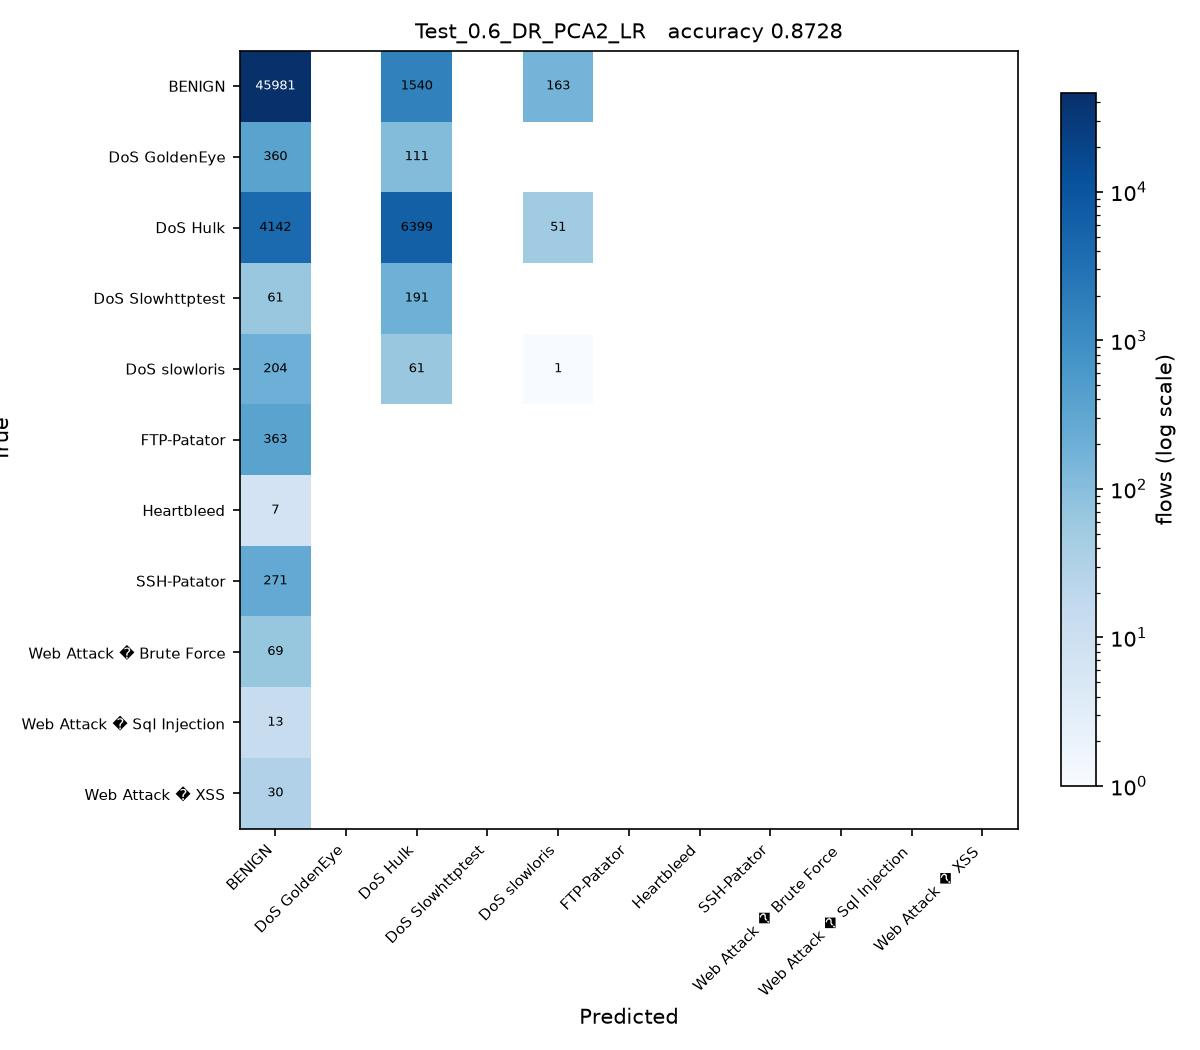

Write the Python code that produced this figure.
# Test_0.6_DR_PCA2_LR.py
#
# Test size 0.6  |  PCA, 2 components  |  Logistic Regression (sheet #2)
#
# This is SGDC_60_40.py with the changes marked CHANGE below and nothing else.

import os
from pathlib import Path

# CHANGE 1: find the folder holding the three CSV files and run from there, so
# the plain file names below resolve no matter where this script is started
# from or how deeply it sits inside the project folder.
HERE = Path(__file__).resolve().parent
for PROJECT in [HERE, *HERE.parents]:
    if (PROJECT / 'Tuesday-WorkingHours.pcap_ISCX.csv').exists():
        os.chdir(PROJECT)
        break
else:
    raise SystemExit('Put this folder inside the folder that holds the three '
                     'CIC-IDS2017 CSV files, then run the script again.')
import numpy as np
import pandas as pd

df1 = pd.read_csv('Tuesday-WorkingHours.pcap_ISCX.csv', low_memory=True)
df2 = pd.read_csv('Wednesday-workingHours.pcap_ISCX.csv', low_memory=True)
df3 = pd.read_csv('Thursday-WorkingHours-Morning-WebAttacks.pcap_ISCX.csv', low_memory=True)

dataset = pd.concat([df1, df2, df3], ignore_index=True)

dataset.columns = dataset.columns.str.strip()

# CHANGE 2: a stratified sample of 100000 flows, the same for every run. An RBF
# SVM on all 1.3 million flows would take about an hour per script.
# At least 50 flows of every class are kept.
label = dataset.columns[-1]
dataset = pd.concat(
    [g.sample(n=min(len(g), max(50, round(100000 * len(g) / len(dataset)))), random_state=0)
     for _, g in dataset.groupby(label)],
    ignore_index=True
)

X = dataset.iloc[:, :-1]
y = dataset.iloc[:, -1]

X = X.apply(pd.to_numeric, errors='coerce')

X.replace([np.inf, -np.inf], np.nan, inplace=True)

from sklearn.impute import SimpleImputer

imputer = SimpleImputer(missing_values=np.nan, strategy='mean')
X = imputer.fit_transform(X)

from sklearn.preprocessing import LabelEncoder

labelencoder_y = LabelEncoder()
y = labelencoder_y.fit_transform(y)

from sklearn.model_selection import train_test_split

X_train, X_test, y_train, y_test = train_test_split(
    X,
    y,
    test_size=0.6,   # CHANGE 3: test size
    random_state=0,
    stratify=y
)

# CHANGE 4: PCA, from PCA_LDA_KErnel_PCA_CODE.pdf (fit only on training data)
from sklearn.decomposition import PCA

pca = PCA(n_components=2)
X_train = pca.fit_transform(X_train)
X_test = pca.transform(X_test)

# CHANGE 5: Logistic Regression (sheet #2) in place of SGDClassifier
from sklearn.linear_model import LogisticRegression

classifier = LogisticRegression(
    max_iter=1000,
    random_state=0
)

classifier.fit(X_train, y_train)

y_pred = classifier.predict(X_test) 

from sklearn.metrics import confusion_matrix
from sklearn.metrics import accuracy_score
from sklearn.metrics import precision_score
from sklearn.metrics import recall_score
from sklearn.metrics import f1_score
from sklearn.metrics import classification_report

cm = confusion_matrix(y_test, y_pred)

print("Confusion Matrix:\n")
print(cm)

print("\nAccuracy : {:.4f}".format(accuracy_score(y_test, y_pred)))
print("\nPrecision : {:.4f}".format(precision_score(y_test, y_pred, average='weighted')))
print("\nRecall : {:.4f}".format(recall_score(y_test, y_pred, average='weighted')))
print("\nF1 Score : {:.4f}".format(f1_score(y_test, y_pred, average='weighted')))

print("\nClassification Report:\n")
print(classification_report(y_test, y_pred))

# CHANGE 6: save the confusion matrix as Test_0.6_DR_PCA2_LR.jpg and record the result
import matplotlib
matplotlib.use('Agg')
import matplotlib.pyplot as plt
from matplotlib.colors import LogNorm

here = HERE                     # the folder this script sits in
names = [str(c) for c in labelencoder_y.classes_]
fig, ax = plt.subplots(figsize=(8, 7))
im = ax.imshow(cm, cmap='Blues', norm=LogNorm(vmin=1))
ax.set_xticks(range(len(names)), names, rotation=45, ha='right', fontsize=7)
ax.set_yticks(range(len(names)), names, fontsize=7)
ax.set_xlabel('Predicted')
ax.set_ylabel('True')
ax.set_title('Test_0.6_DR_PCA2_LR   accuracy {:.4f}'.format(accuracy_score(y_test, y_pred)), fontsize=10)
for i in range(cm.shape[0]):
    for j in range(cm.shape[1]):
        if cm[i, j]:
            ax.text(j, i, cm[i, j], ha='center', va='center', fontsize=6,
                    color='white' if cm[i, j] > cm.max() / 3 else 'black')
fig.colorbar(im, ax=ax, fraction=0.04, label='flows (log scale)')
fig.tight_layout()
fig.savefig(here / 'Test_0.6_DR_PCA2_LR.jpg', dpi=150)
plt.close(fig)

row = pd.DataFrame([{
    'Test': 0.6, 'DR': 'PCA2', 'Clas': 'LR',
    'Acc': round(accuracy_score(y_test, y_pred), 4),
    'Pre': round(precision_score(y_test, y_pred, average='weighted'), 4),
    'Rec': round(recall_score(y_test, y_pred, average='weighted'), 4),
    'F1': round(f1_score(y_test, y_pred, average='weighted'), 4),
    'script': 'Test_0.6_DR_PCA2_LR',
}])
out = PROJECT / 'results' / '75_runs_pca.csv'
out.parent.mkdir(exist_ok=True)
if out.exists():
    old = pd.read_csv(out)
    row = pd.concat([old[old['script'] != 'Test_0.6_DR_PCA2_LR'], row], ignore_index=True)
row.to_csv(out, index=False)
